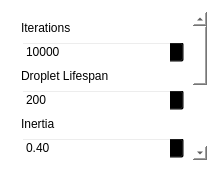
<?xml version="1.0" encoding="UTF-8"?>
<ui version="4.0">
 <class>Erosion_Scroll</class>
 <widget class="QWidget" name="Erosion_Scroll">
  <property name="geometry">
   <rect>
    <x>0</x>
    <y>0</y>
    <width>219</width>
    <height>172</height>
   </rect>
  </property>
  <property name="windowTitle">
   <string>Form</string>
  </property>
  <property name="styleSheet">
   <string notr="true">background-color: rgba(0,0,0,0);</string>
  </property>
  <layout class="QVBoxLayout" name="verticalLayout">
   <item>
    <widget class="QScrollArea" name="scrollArea">
     <property name="widgetResizable">
      <bool>true</bool>
     </property>
     <widget class="QWidget" name="scrollAreaWidgetContents">
      <property name="geometry">
       <rect>
        <x>0</x>
        <y>0</y>
        <width>195</width>
        <height>342</height>
       </rect>
      </property>
      <layout class="QVBoxLayout" name="verticalLayout_2">
       <item>
        <widget class="QLabel" name="label">
         <property name="text">
          <string>Iterations</string>
         </property>
        </widget>
       </item>
       <item>
        <widget class="QSpinBox" name="spin_iterations">
         <property name="maximum">
          <number>99999999</number>
         </property>
         <property name="value">
          <number>10000</number>
         </property>
        </widget>
       </item>
       <item>
        <widget class="QLabel" name="label_2">
         <property name="text">
          <string>Droplet Lifespan</string>
         </property>
        </widget>
       </item>
       <item>
        <widget class="QSpinBox" name="spin_life">
         <property name="maximum">
          <number>100000</number>
         </property>
         <property name="value">
          <number>200</number>
         </property>
        </widget>
       </item>
       <item>
        <widget class="QLabel" name="label_3">
         <property name="text">
          <string>Inertia</string>
         </property>
        </widget>
       </item>
       <item>
        <widget class="QDoubleSpinBox" name="spin_inertia">
         <property name="maximum">
          <double>1.000000000000000</double>
         </property>
         <property name="singleStep">
          <double>0.010000000000000</double>
         </property>
         <property name="value">
          <double>0.400000000000000</double>
         </property>
        </widget>
       </item>
       <item>
        <widget class="QLabel" name="label_4">
         <property name="text">
          <string>Erode Radius</string>
         </property>
        </widget>
       </item>
       <item>
        <widget class="QDoubleSpinBox" name="spin_radius">
         <property name="maximum">
          <double>50.000000000000000</double>
         </property>
         <property name="singleStep">
          <double>0.010000000000000</double>
         </property>
         <property name="value">
          <double>0.200000000000000</double>
         </property>
        </widget>
       </item>
       <item>
        <widget class="QLabel" name="label_5">
         <property name="text">
          <string>Evaporation Rate</string>
         </property>
        </widget>
       </item>
       <item>
        <widget class="QDoubleSpinBox" name="spin_evaporation">
         <property name="maximum">
          <double>1.000000000000000</double>
         </property>
         <property name="singleStep">
          <double>0.010000000000000</double>
         </property>
         <property name="value">
          <double>0.120000000000000</double>
         </property>
        </widget>
       </item>
       <item>
        <widget class="QLabel" name="label_6">
         <property name="text">
          <string>Intensity</string>
         </property>
        </widget>
       </item>
       <item>
        <widget class="QDoubleSpinBox" name="spin_smooth">
         <property name="maximum">
          <double>1.000000000000000</double>
         </property>
         <property name="singleStep">
          <double>0.010000000000000</double>
         </property>
         <property name="value">
          <double>0.100000000000000</double>
         </property>
        </widget>
       </item>
       <item>
        <spacer name="verticalSpacer">
         <property name="orientation">
          <enum>Qt::Vertical</enum>
         </property>
         <property name="sizeHint" stdset="0">
          <size>
           <width>20</width>
           <height>40</height>
          </size>
         </property>
        </spacer>
       </item>
      </layout>
     </widget>
    </widget>
   </item>
  </layout>
 </widget>
 <resources/>
 <connections/>
</ui>
